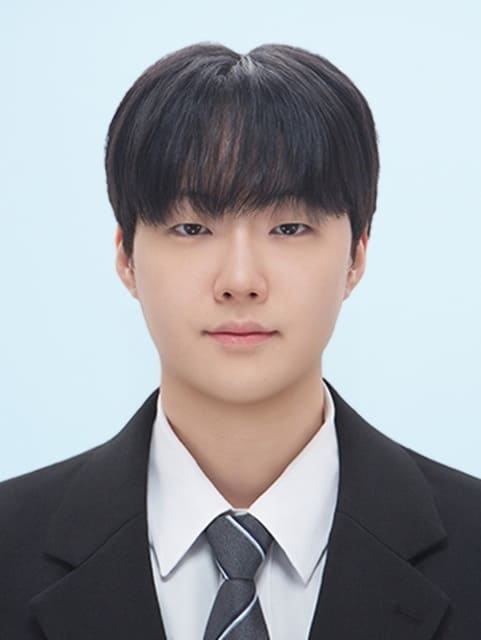
#> input picture assets/img/profile.jpg, 481 x 640 px
$ python -i pixelize.py   (imports and definitions only)
#> lines starting #> are read from the running program, lines starting #| are printed output that depends on the picture
"""패미컴 픽셀 시안 — 2단계: 따 온 그림을 픽셀 아트로 바꾸기

capture.js 가 딴 PNG(투명 배경)를 받아
  ① 모든 부품을 같은 격자(PX 화면 픽셀 = 도트 한 칸)로 줄이고
  ② 부품마다 색을 COLORS 개로 줄이고(디더링 없이 — 명암이 계단처럼 끊어짐)
  ③ 그림자처럼 반투명한 곳은 반투명 한 단계로, 나머지는 불투명/투명 둘 중 하나로 자르고
  ④ 바깥 테두리에 한 칸짜리 어두운 외곽선을 둘러
  ⑤ 다시 PX 배 키워(최근접) assets/img/themes/fc-pixel/ 에 저장합니다.
사용: python3 tools/fc-pixel/pixelize.py <capture 폴더> assets/img/themes/fc-pixel
"""
import json
import os
import sys

from PIL import Image

PX = 4            # 도트 한 칸 = 화면 4px (1440 데스크톱 기준)
COLORS = 12       # 부품마다 쓰는 색 수 (적을수록 명암이 계단처럼 끊김)
SOLID = 110       # 이 알파 이상은 불투명
SHADE = 28        # SHADE~SOLID 사이는 반투명 그림자 한 단계
SHADE_A = 90      # 그 그림자의 알파
OUTLINE = 0.42    # 외곽선 = 그 자리 색 × OUTLINE


def pixelize(src, dst):
#> called with src = '../../assets/img/profile.jpg', dst = 'out.png'
    im = Image.open(src).convert('RGBA')
    w, h = max(1, round(im.width / PX)), max(1, round(im.height / PX))
#> w = 120; h = 160
    small = im.resize((w, h), Image.BOX)
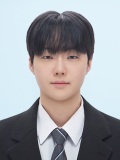
#> small: PIL image 120x160 RGBA; mean R, G, B, A 159.1, 160.8, 164.9, 255
    rgb = Image.new('RGB', small.size, (0, 0, 0))
#> rgb: PIL image 120x160 RGB; every value is 0
    rgb.paste(small, mask=small.split()[3])
    pal = rgb.quantize(colors=COLORS, method=Image.Quantize.MEDIANCUT, dither=Image.Dither.NONE).convert('RGB')
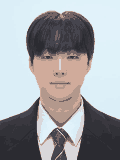
#> pal: PIL image 120x160 RGB; mean R, G, B 158.6, 160.7, 164.5
    a = small.split()[3].load()
    p = pal.load()
    out = Image.new('RGBA', small.size, (0, 0, 0, 0))
#> out: PIL image 120x160 RGBA; every value is 0
    o = out.load()
    for y in range(h):
        for x in range(w):
            al = a[x, y]
            if al >= SOLID:
                o[x, y] = p[x, y] + (255,)
            elif al >= SHADE:
                o[x, y] = p[x, y] + (SHADE_A,)
    # 불투명 칸 중 투명/반투명과 맞닿은 칸에 외곽선
    edge = []
    for y in range(h):
        for x in range(w):
            if o[x, y][3] != 255:
                continue
            for dx, dy in ((1, 0), (-1, 0), (0, 1), (0, -1)):
                nx, ny = x + dx, y + dy
                if nx < 0 or ny < 0 or nx >= w or ny >= h or o[nx, ny][3] != 255:
                    edge.append((x, y))
                    break
    for x, y in edge:
        r, g, b, _ = o[x, y]
        o[x, y] = (int(r * OUTLINE), int(g * OUTLINE), int(b * OUTLINE), 255)
#> this loop made 556 passes
#> (r, g, b) on passes 1 to 3: (219, 238, 247), (219, 238, 247), (219, 238, 247)
    out = out.resize((w * PX, h * PX), Image.NEAREST)
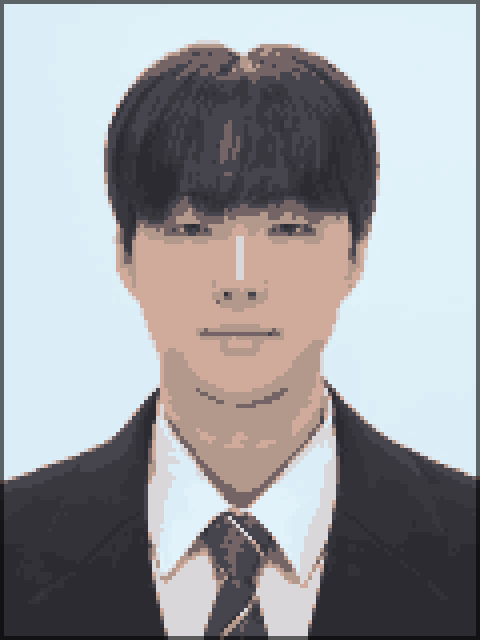
#> out: PIL image 480x640 RGBA; mean R, G, B, A 155.8, 157.7, 161.3, 255
    out.save(dst, optimize=True)
    return out.size


def main():
    raw, dest = sys.argv[1], sys.argv[2]
    os.makedirs(dest, exist_ok=True)
    meta = json.load(open(os.path.join(raw, 'meta.json')))
    for m in meta['meta']:
        size = pixelize(os.path.join(raw, m['file']), os.path.join(dest, m['file']))
        print(m['file'], size)
    json.dump(meta, open(os.path.join(dest, 'meta.json'), 'w'), ensure_ascii=False, indent=1)


# [2 lines not run here, left out]

>>> result = pixelize('../../assets/img/profile.jpg', 'out.png')
#> result = (480, 640)
